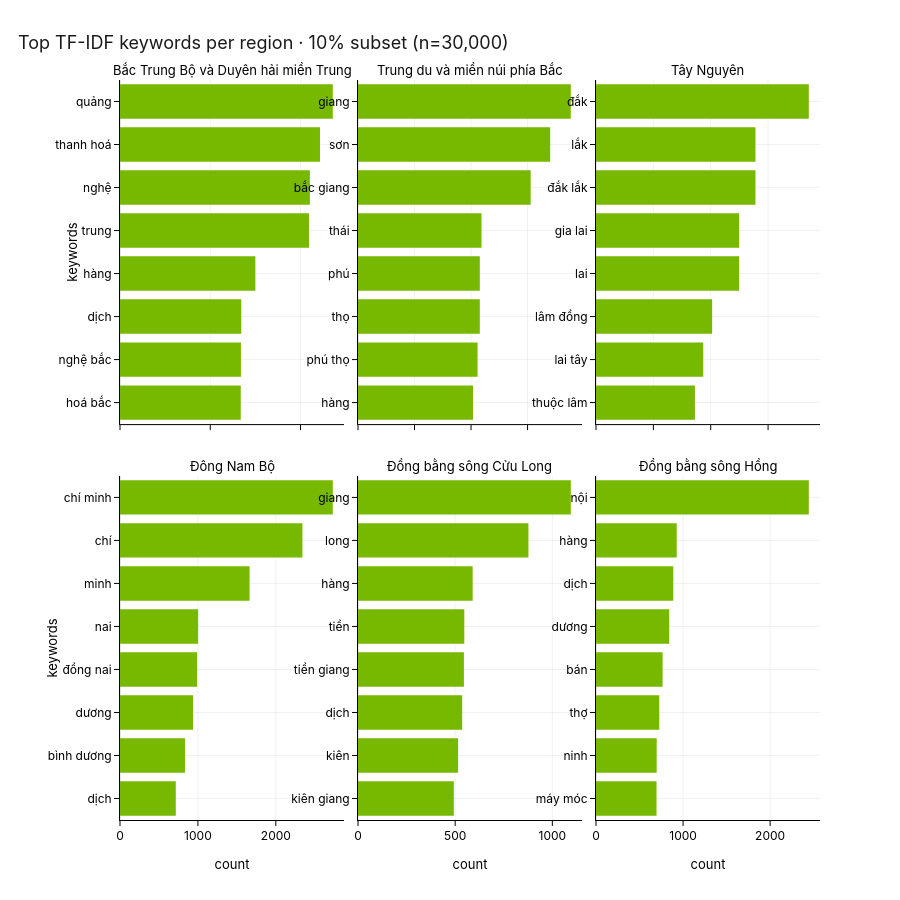

Here is the notebook cell this chart was saved with:
### Code cell
'''Top TF-IDF keywords per macro-region — what's distinctive in each
   region's persona narratives.'''
region_kw = (
    parsed[['region', 'keywords']]
    .explode('keywords').dropna(subset=['keywords'])
    .groupby(['region', 'keywords'], as_index=False).size()
    .rename(columns={'size': 'count'})
)
top_per_region = (
    region_kw.sort_values(['region', 'count'], ascending=[True, False])
             .groupby('region').head(8)
             .reset_index(drop=True)
)
fig = px.bar(
    top_per_region, x='count', y='keywords',
    facet_col='region', facet_col_wrap=3, orientation='h',
    title=f'Top TF-IDF keywords per region · 10% subset (n={len(parsed):,})',
    color_discrete_sequence=[NV_GREEN],
)
fig.update_yaxes(autorange='reversed', matches=None, showticklabels=True)
fig.update_xaxes(matches=None)
fig.for_each_annotation(lambda a: a.update(text=a.text.replace('region=', '')))
apply_nvidia_style(fig)
fig.update_layout(height=900, showlegend=False)
save_figure(fig, '01_tfidf_keywords_per_region', out_dir=OUT_DIR, height=900)
fig.show()

### Figure 1 — Plotly figure (JSON) as saved in the notebook; plotly's stock layout.template omitted (floating-point values rounded to 4 significant figures)
{"data": [{"cliponaxis": false, "hovertemplate": "region=Bắc Trung Bộ và Duyên hải miền Trung<br>count=%{x}<br>keywords=%{y}<extra></extra>", "legendgroup": "", "marker": {"color": "#76B900", "pattern": {"shape": ""}}, "name": "", "orientation": "h", "showlegend": false, "textposition": "auto", "type": "bar", "x": [1179, 1108, 1052, 1047, 750, 672, 670, 669], "xaxis": "x4", "y": ["quảng", "thanh hoá", "nghệ", "trung", "hàng", "dịch", "nghệ bắc", "hoá bắc"], "yaxis": "y4"}, {"cliponaxis": false, "hovertemplate": "region=Trung du và miền núi phía Bắc<br>count=%{x}<br>keywords=%{y}<extra></extra>", "legendgroup": "", "marker": {"color": "#76B900", "pattern": {"shape": ""}}, "name": "", "orientation": "h", "showlegend": false, "textposition": "auto", "type": "bar", "x": [753, 680, 611, 437, 431, 431, 423, 407], "xaxis": "x5", "y": ["giang", "sơn", "bắc giang", "thái", "phú", "thọ", "phú thọ", "hàng"], "yaxis": "y5"}, {"cliponaxis": false, "hovertemplate": "region=Tây Nguyên<br>count=%{x}<br>keywords=%{y}<extra></extra>", "legendgroup": "", "marker": {"color": "#76B900", "pattern": {"shape": ""}}, "name": "", "orientation": "h", "showlegend": false, "textposition": "auto", "type": "bar", "x": [742, 556, 556, 499, 499, 405, 374, 345], "xaxis": "x6", "y": ["đắk", "lắk", "đắk lắk", "gia lai", "lai", "lâm đồng", "lai tây", "thuộc lâm"], "yaxis": "y6"}, {"cliponaxis": false, "hovertemplate": "region=Đông Nam Bộ<br>count=%{x}<br>keywords=%{y}<extra></extra>", "legendgroup": "", "marker": {"color": "#76B900", "pattern": {"shape": ""}}, "name": "", "orientation": "h", "showlegend": false, "textposition": "auto", "type": "bar", "x": [2731, 2341, 1663, 1002, 989, 938, 834, 716], "xaxis": "x", "y": ["chí minh", "chí", "minh", "nai", "đồng nai", "dương", "bình dương", "dịch"], "yaxis": "y"}, {"cliponaxis": false, "hovertemplate": "region=Đồng bằng sông Cửu Long<br>count=%{x}<br>keywords=%{y}<extra></extra>", "legendgroup": "", "marker": {"color": "#76B900", "pattern": {"shape": ""}}, "name": "", "orientation": "h", "showlegend": false, "textposition": "auto", "type": "bar", "x": [1095, 877, 590, 547, 545, 536, 515, 493], "xaxis": "x2", "y": ["giang", "long", "hàng", "tiền", "tiền giang", "dịch", "kiên", "kiên giang"], "yaxis": "y2"}, {"cliponaxis": false, "hovertemplate": "region=Đồng bằng sông Hồng<br>count=%{x}<br>keywords=%{y}<extra></extra>", "legendgroup": "", "marker": {"color": "#76B900", "pattern": {"shape": ""}}, "name": "", "orientation": "h", "showlegend": false, "textposition": "auto", "type": "bar", "x": [2444, 927, 888, 841, 765, 727, 697, 695], "xaxis": "x3", "y": ["nội", "hàng", "dịch", "dương", "bán", "thợ", "ninh", "máy móc"], "yaxis": "y3"}], "layout": {"annotations": [{"font": {}, "showarrow": false, "text": "Đông Nam Bộ", "x": 0.16, "xanchor": "center", "xref": "paper", "y": 0.465, "yanchor": "bottom", "yref": "paper"}, {"font": {}, "showarrow": false, "text": "Đồng bằng sông Cửu Long", "x": 0.5, "xanchor": "center", "xref": "paper", "y": 0.465, "yanchor": "bottom", "yref": "paper"}, {"font": {}, "showarrow": false, "text": "Đồng bằng sông Hồng", "x": 0.84, "xanchor": "center", "xref": "paper", "y": 0.465, "yanchor": "bottom", "yref": "paper"}, {"font": {}, "showarrow": false, "text": "Bắc Trung Bộ và Duyên hải miền Trung", "x": 0.16, "xanchor": "center", "xref": "paper", "y": 1.0, "yanchor": "bottom", "yref": "paper"}, {"font": {}, "showarrow": false, "text": "Trung du và miền núi phía Bắc", "x": 0.5, "xanchor": "center", "xref": "paper", "y": 1.0, "yanchor": "bottom", "yref": "paper"}, {"font": {}, "showarrow": false, "text": "Tây Nguyên", "x": 0.84, "xanchor": "center", "xref": "paper", "y": 1.0, "yanchor": "bottom", "yref": "paper"}], "barmode": "relative", "colorway": ["#76B900", "#000000", "#888888", "#B5D88A", "#444444", "#CCCCCC"], "font": {"color": "#000000", "family": "NVIDIA Sans, NVIDIASans, NVIDIA, Inter, Helvetica Neue, Helvetica, Arial, sans-serif", "size": 13}, "height": 900, "hoverlabel": {"bgcolor": "#000000", "bordercolor": "#76B900", "font": {"color": "#FFFFFF", "family": "NVIDIA Sans, NVIDIASans, NVIDIA, Inter, Helvetica Neue, Helvetica, Arial, sans-serif", "size": 12}}, "legend": {"bgcolor": "rgba(255,255,255,0.92)", "bordercolor": "#CCCCCC", "borderwidth": 1, "font": {"color": "#000000", "family": "NVIDIA Sans, NVIDIASans, NVIDIA, Inter, Helvetica Neue, Helvetica, Arial, sans-serif", "size": 12}, "tracegroupgap": 0}, "margin": {"b": 80, "l": 120, "r": 80, "t": 80}, "paper_bgcolor": "#FFFFFF", "plot_bgcolor": "#FFFFFF", "showlegend": false, "title": {"font": {"color": "#1A1A1A", "family": "NVIDIA Sans, NVIDIASans, NVIDIA, Inter, Helvetica Neue, Helvetica, Arial, sans-serif", "size": 18}, "text": "Top TF-IDF keywords per region · 10% subset (n=30,000)", "x": 0.02, "xanchor": "left", "y": 0.96}, "xaxis": {"anchor": "y", "automargin": true, "domain": [0.0, 0.32], "gridcolor": "rgba(0,0,0,0.06)", "linecolor": "#000000", "linewidth": 1, "mirror": false, "showgrid": true, "showline": true, "tickcolor": "#000000", "tickfont": {"color": "#000000", "family": "NVIDIA Sans, NVIDIASans, NVIDIA, Inter, Helvetica Neue, Helvetica, Arial, sans-serif", "size": 12}, "ticks": "outside", "title": {"font": {"color": "#000000", "family": "NVIDIA Sans, NVIDIASans, NVIDIA, Inter, Helvetica Neue, Helvetica, Arial, sans-serif", "size": 13}, "text": "count"}, "zeroline": true, "zerolinecolor": "#CCCCCC"}, "xaxis2": {"anchor": "y2", "automargin": true, "domain": [0.34, 0.66], "gridcolor": "rgba(0,0,0,0.06)", "linecolor": "#000000", "linewidth": 1, "mirror": false, "showgrid": true, "showline": true, "tickcolor": "#000000", "tickfont": {"color": "#000000", "family": "NVIDIA Sans, NVIDIASans, NVIDIA, Inter, Helvetica Neue, Helvetica, Arial, sans-serif", "size": 12}, "ticks": "outside", "title": {"font": {"color": "#000000", "family": "NVIDIA Sans, NVIDIASans, NVIDIA, Inter, Helvetica Neue, Helvetica, Arial, sans-serif", "size": 13}, "text": "count"}, "zeroline": true, "zerolinecolor": "#CCCCCC"}, "xaxis3": {"anchor": "y3", "automargin": true, "domain": [0.68, 1.0], "gridcolor": "rgba(0,0,0,0.06)", "linecolor": "#000000", "linewidth": 1, "mirror": false, "showgrid": true, "showline": true, "tickcolor": "#000000", "tickfont": {"color": "#000000", "family": "NVIDIA Sans, NVIDIASans, NVIDIA, Inter, Helvetica Neue, Helvetica, Arial, sans-serif", "size": 12}, "ticks": "outside", "title": {"font": {"color": "#000000", "family": "NVIDIA Sans, NVIDIASans, NVIDIA, Inter, Helvetica Neue, Helvetica, Arial, sans-serif", "size": 13}, "text": "count"}, "zeroline": true, "zerolinecolor": "#CCCCCC"}, "xaxis4": {"anchor": "y4", "automargin": true, "domain": [0.0, 0.32], "gridcolor": "rgba(0,0,0,0.06)", "linecolor": "#000000", "linewidth": 1, "mirror": false, "showgrid": true, "showline": true, "showticklabels": false, "tickcolor": "#000000", "tickfont": {"color": "#000000", "family": "NVIDIA Sans, NVIDIASans, NVIDIA, Inter, Helvetica Neue, Helvetica, Arial, sans-serif", "size": 12}, "ticks": "outside", "title": {"font": {"color": "#000000", "family": "NVIDIA Sans, NVIDIASans, NVIDIA, Inter, Helvetica Neue, Helvetica, Arial, sans-serif", "size": 13}}, "zeroline": true, "zerolinecolor": "#CCCCCC"}, "xaxis5": {"anchor": "y5", "automargin": true, "domain": [0.34, 0.66], "gridcolor": "rgba(0,0,0,0.06)", "linecolor": "#000000", "linewidth": 1, "mirror": false, "showgrid": true, "showline": true, "showticklabels": false, "tickcolor": "#000000", "tickfont": {"color": "#000000", "family": "NVIDIA Sans, NVIDIASans, NVIDIA, Inter, Helvetica Neue, Helvetica, Arial, sans-serif", "size": 12}, "ticks": "outside", "title": {"font": {"color": "#000000", "family": "NVIDIA Sans, NVIDIASans, NVIDIA, Inter, Helvetica Neue, Helvetica, Arial, sans-serif", "size": 13}}, "zeroline": true, "zerolinecolor": "#CCCCCC"}, "xaxis6": {"anchor": "y6", "automargin": true, "domain": [0.68, 1.0], "gridcolor": "rgba(0,0,0,0.06)", "linecolor": "#000000", "linewidth": 1, "mirror": false, "showgrid": true, "showline": true, "showticklabels": false, "tickcolor": "#000000", "tickfont": {"color": "#000000", "family": "NVIDIA Sans, NVIDIASans, NVIDIA, Inter, Helvetica Neue, Helvetica, Arial, sans-serif", "size": 12}, "ticks": "outside", "title": {"font": {"color": "#000000", "family": "NVIDIA Sans, NVIDIASans, NVIDIA, Inter, Helvetica Neue, Helvetica, Arial, sans-serif", "size": 13}}, "zeroline": true, "zerolinecolor": "#CCCCCC"}, "yaxis": {"anchor": "x", "automargin": true, "autorange": "reversed", "domain": [0.0, 0.465], "gridcolor": "rgba(0,0,0,0.06)", "linecolor": "#000000", "linewidth": 1, "mirror": false, "showgrid": true, "showline": true, "showticklabels": true, "tickcolor": "#000000", "tickfont": {"color": "#000000", "family": "NVIDIA Sans, NVIDIASans, NVIDIA, Inter, Helvetica Neue, Helvetica, Arial, sans-serif", "size": 12}, "ticks": "outside", "title": {"font": {"color": "#000000", "family": "NVIDIA Sans, NVIDIASans, NVIDIA, Inter, Helvetica Neue, Helvetica, Arial, sans-serif", "size": 13}, "text": "keywords"}, "zeroline": true, "zerolinecolor": "#CCCCCC"}, "yaxis2": {"anchor": "x2", "automargin": true, "autorange": "reversed", "domain": [0.0, 0.465], "gridcolor": "rgba(0,0,0,0.06)", "linecolor": "#000000", "linewidth": 1, "mirror": false, "showgrid": true, "showline": true, "showticklabels": true, "tickcolor": "#000000", "tickfont": {"color": "#000000", "family": "NVIDIA Sans, NVIDIASans, NVIDIA, Inter, Helvetica Neue, Helvetica, Arial, sans-serif", "size": 12}, "ticks": "outside", "title": {"font": {"color": "#000000", "family": "NVIDIA Sans, NVIDIASans, NVIDIA, Inter, Helvetica Neue, Helvetica, Arial, sans-serif", "size": 13}}, "zeroline": true, "zerolinecolor": "#CCCCCC"}, "yaxis3": {"anchor": "x3", "automargin": true, "autorange": "reversed", "domain": [0.0, 0.465], "gridcolor": "rgba(0,0,0,0.06)", "linecolor": "#000000", "linewidth": 1, "mirror": false, "showgrid": true, "showline": true, "showticklabels": true, "tickcolor": "#000000", "tickfont": {"color": "#000000", "family": "NVIDIA Sans, NVIDIASans, NVIDIA, Inter, Helvetica Neue, Helvetica, Arial, sans-serif", "size": 12}, "ticks": "outside", "title": {"font": {"color": "#000000", "family": "NVIDIA Sans, NVIDIASans, NVIDIA, Inter, Helvetica Neue, Helvetica, Arial, sans-serif", "size": 13}}, "zeroline": true, "zerolinecolor": "#CCCCCC"}, "yaxis4": {"anchor": "x4", "automargin": true, "autorange": "reversed", "domain": [0.535, 1.0], "gridcolor": "rgba(0,0,0,0.06)", "linecolor": "#000000", "linewidth": 1, "mirror": false, "showgrid": true, "showline": true, "showticklabels": true, "tickcolor": "#000000", "tickfont": {"color": "#000000", "family": "NVIDIA Sans, NVIDIASans, NVIDIA, Inter, Helvetica Neue, Helvetica, Arial, sans-serif", "size": 12}, "ticks": "outside", "title": {"font": {"color": "#000000", "family": "NVIDIA Sans, NVIDIASans, NVIDIA, Inter, Helvetica Neue, Helvetica, Arial, sans-serif", "size": 13}, "text": "keywords"}, "zeroline": true, "zerolinecolor": "#CCCCCC"}, "yaxis5": {"anchor": "x5", "automargin": true, "autorange": "reversed", "domain": [0.535, 1.0], "gridcolor": "rgba(0,0,0,0.06)", "linecolor": "#000000", "linewidth": 1, "mirror": false, "showgrid": true, "showline": true, "showticklabels": true, "tickcolor": "#000000", "tickfont": {"color": "#000000", "family": "NVIDIA Sans, NVIDIASans, NVIDIA, Inter, Helvetica Neue, Helvetica, Arial, sans-serif", "size": 12}, "ticks": "outside", "title": {"font": {"color": "#000000", "family": "NVIDIA Sans, NVIDIASans, NVIDIA, Inter, Helvetica Neue, Helvetica, Arial, sans-serif", "size": 13}}, "zeroline": true, "zerolinecolor": "#CCCCCC"}, "yaxis6": {"anchor": "x6", "automargin": true, "autorange": "reversed", "domain": [0.535, 1.0], "gridcolor": "rgba(0,0,0,0.06)", "linecolor": "#000000", "linewidth": 1, "mirror": false, "showgrid": true, "showline": true, "showticklabels": true, "tickcolor": "#000000", "tickfont": {"color": "#000000", "family": "NVIDIA Sans, NVIDIASans, NVIDIA, Inter, Helvetica Neue, Helvetica, Arial, sans-serif", "size": 12}, "ticks": "outside", "title": {"font": {"color": "#000000", "family": "NVIDIA Sans, NVIDIASans, NVIDIA, Inter, Helvetica Neue, Helvetica, Arial, sans-serif", "size": 13}}, "zeroline": true, "zerolinecolor": "#CCCCCC"}}}
